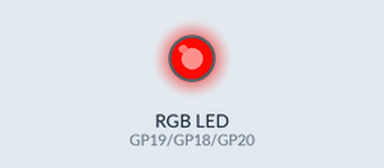
A program run on a simulated Raspberry Pi Pico running MicroPython. On the bench: an RGB LED mixed from three pins (HIGH = lit). Dim RGB values are drawn brighter than linear.

Above: at 0.05 s.
At 1.35 s:
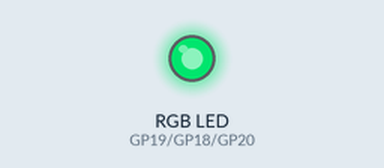
At 2.65 s:
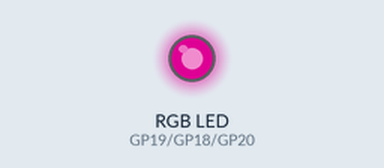
At 5.3 s:
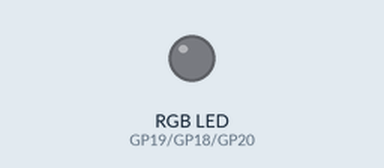
At 7.9 s:
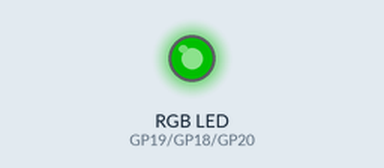
At 10.55 s:
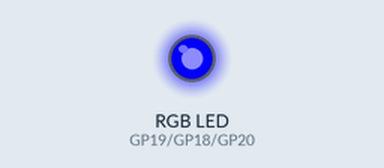
Timing chart, 0 to 13.8 s (numbered marks = the images above):
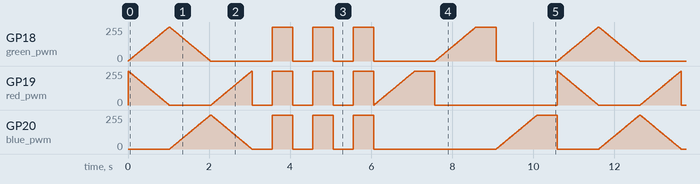

Measured:
- by itself, GP18 (green_pwm), GP19 (red_pwm), GP20 (blue_pwm): moves between 0/255 and 255/255, repeating every 10.6 s

The program:

light.py
```python
from machine import Pin, PWM
from time import sleep

# Define pins for each LED
RED_PIN = 19
GREEN_PIN = 18
BLUE_PIN = 20

# Initialize PWM for each LED
red_pwm = PWM(Pin(RED_PIN))
green_pwm = PWM(Pin(GREEN_PIN))
blue_pwm = PWM(Pin(BLUE_PIN))

# Set PWM frequency
pwm_freq = 1000

# Set LEDs frequency
red_pwm.freq(pwm_freq)
green_pwm.freq(pwm_freq)
blue_pwm.freq(pwm_freq)

# Define a function to smoothly change brightness
def fade_led(pwm, duty_cycle):
    pwm.duty_u16(duty_cycle)
    sleep(0.01)  # Adjust sleep time for desired speed

# Define a function to transition between colors
def transition_color(color_from, color_to, duration):
    steps = 100
    for i in range(steps + 1):
        r = color_from[0] + (color_to[0] - color_from[0]) * i / steps
        g = color_from[1] + (color_to[1] - color_from[1]) * i / steps
        b = color_from[2] + (color_to[2] - color_from[2]) * i / steps
        red_pwm.duty_u16(int(r * 65535))
        green_pwm.duty_u16(int(g * 65535))
        blue_pwm.duty_u16(int(b * 65535))
        sleep(duration / steps)

# Main loop for fancy lighting effect
while True:
    # Transition between different colors
    transition_color((1, 0, 0), (0, 1, 0), 1)  # Red to Green
    transition_color((0, 1, 0), (0, 0, 1), 1)  # Green to Blue
    transition_color((0, 0, 1), (1, 0, 0), 1)  # Blue to Red

    # Blinking effect
    for _ in range(3):
        red_pwm.duty_u16(0)
        green_pwm.duty_u16(0)
        blue_pwm.duty_u16(0)
        sleep(0.5)
        red_pwm.duty_u16(65535)
        green_pwm.duty_u16(65535)
        blue_pwm.duty_u16(65535)
        sleep(0.5)

    # Color wipe effect
    colors = [(1, 0, 0), (0, 1, 0), (0, 0, 1)]
    for color in colors:
        for i in range(100):
            red_pwm.duty_u16(int(color[0] * 65535 * i / 100))
            green_pwm.duty_u16(int(color[1] * 65535 * i / 100))
            blue_pwm.duty_u16(int(color[2] * 65535 * i / 100))
            sleep(0.01)
        sleep(0.5)
```
